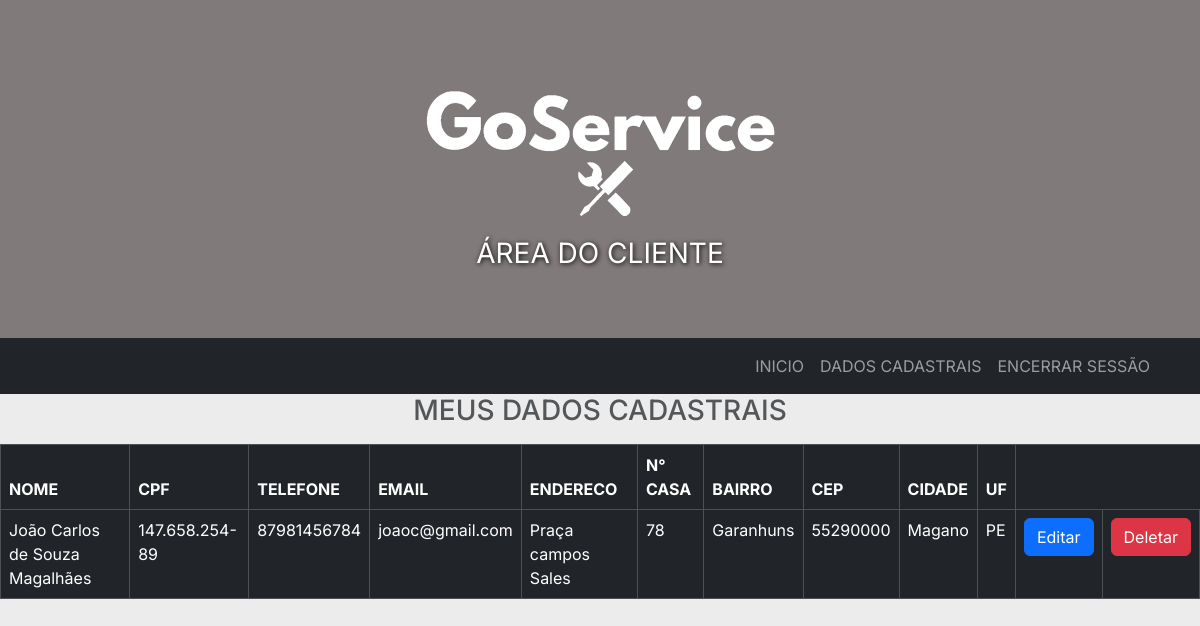
/visual_cliente (signed in), run on an earlier commit of the app's database.
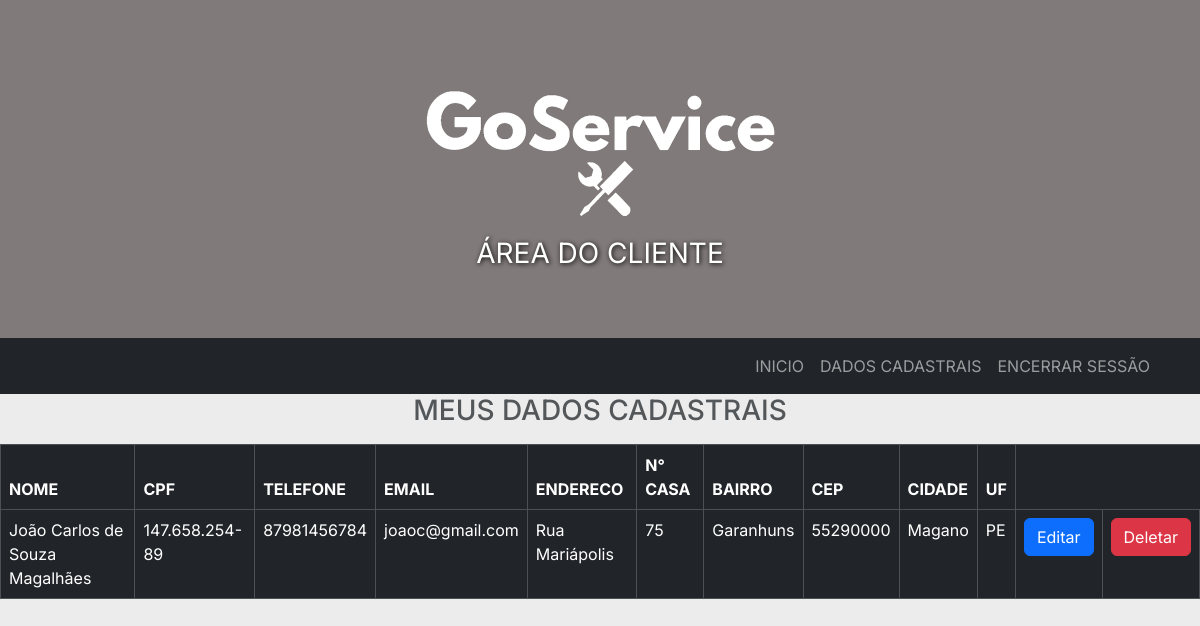
And on a later commit of the database.
### tables this page shows
CREATE TABLE "clientes"(
        "ID_clientes" INTEGER PRIMARY KEY AUTOINCREMENT,
        "nome"      TEXT,
        "email"     TEXT,
        "cpf"       TEXT,
        "telefone"  TEXT,
        "rua"       TEXT,
        "numero"    TEXT,
        "bairro"    TEXT,
        "cidade"    TEXT,
        "estado"    TEXT,
        "cep"       TEXT
        );

### cliente.py (the view)
@bp_clientes.route('/visual_cliente')
def visual_cliente():
    from login import get_id_cliente
    con=sql.connect('goservice.db')
    cur=con.cursor()
    con.row_factory=sql.Row
    id_cliente = get_id_cliente()
    consulta = '''  SELECT cli.ID_clientes, cli.nome, cli.cpf, cli.telefone, cli.email, cli.rua, cli.numero, cli.bairro, cli.cep, cli.cidade, cli.estado
                    FROM clientes AS cli
                    WHERE cli.ID_clientes=?'''
    cur.execute(consulta, (id_cliente,))
    cliente = cur.fetchone()
    con.close()
    return render_template('/clientes/visual_cliente.html', datas=cliente)

### login.py (called while the page is built)
@login_manager.user_loader
def load_user(user_id):
    con = sql.connect('goservice.db')
    cur = con.cursor()
    cur.execute("SELECT * FROM loginProf WHERE username=?", (user_id,))
    user_prof = cur.fetchone()
    if user_prof:
        return User_profiss(user_prof[1])
    cur.execute("SELECT * FROM loginCli WHERE username=?", (user_id,))
    user_cli = cur.fetchone()
    if user_cli:
        return UserCliente(user_cli[1])
    return None

def get_id_cliente():
    con = sql.connect('goservice.db')
    cur = con.cursor()
    cur.execute("SELECT * FROM loginCli WHERE username=?", (current_user.id,))
    id_cli = cur.fetchone()
    return id_cli[0]

### templates/clientes/visual_cliente.html (shortened to what this page needs)
{% extends 'clientes/base/base_servicos.html' %}
{% block customCSS %}
    <link rel="stylesheet" href="{{ url_for('static', filename='css/estilosCli/estilo_servicos.css')}}" >
{% endblock %}
{% block body %}
<h3 class="text-center text-muted mb-3">MEUS DADOS CADASTRAIS</h3>
<table class="table table-bordered table-dark bg-dark tabela" >
    <thead>
      <tr>
        <th scope="col">NOME</th>
        <th scope="col">CPF</th>
        <th scope="col">TELEFONE</th>
        <th scope="col">EMAIL</th>
        <th scope="col">ENDERECO</th>
        <th scope="col">N° CASA</th>
        <th scope="col">BAIRRO</th>
        <th scope="col">CEP</th>
        <th scope="col">CIDADE</th>
        <th scope="col">UF</th>
      </tr>
    </thead>
    <tbody>
      <tr>
        <td>{{ datas[1] }}</td>
        <td>{{ datas[2] }}</td>
        <td>{{ datas[3] }}</td>
        <td>{{ datas[4] }}</td>
        <td>{{ datas[5] }}</td>
        <td>{{ datas[6] }}</td>
        <td>{{ datas[7] }}</td>
        <td>{{ datas[8] }}</td>
        <td>{{ datas[9] }}</td>
        <td>{{ datas[10] }}</td>
        <td><a href="{{url_for('clientes.edit_user', idCli=datas[0])}}" class="btn btn-primary">Editar</a></td>
        <td><a href="{{url_for('clientes.delete_user', idCli=datas[0])}}" class="btn btn-danger" onclick="return confirm('Tem certeza que deseja apagar?')">Deletar</a></td>
      </tr>
    </tbody>
  </table>
{% endblock %}

### templates/clientes/base/base_servicos.html (shortened to what this page needs)
<!DOCTYPE html>
<html lang="pt-br">
<head>
    <link href="https://cdn.jsdelivr.net/npm/bootstrap@5.3.2/dist/css/bootstrap.min.css" rel="stylesheet">
    {% block customCSS %}  {% endblock %}
</head>
<body>
    <div class="container-fluid p-5 text-white text-center" style="background-color: rgb(129, 122, 122);">
        <div class="inicial__pai__logo">
            <img class="inicial__filho__logo" src="{{ url_for('static', filename='img/goservicebr.png')}}" alt="Logo da Empresa GoService">
        </div>
        <p class="parag__pag">ÁREA DO CLIENTE</p>
    </div>
    <nav class="navbar navbar-expand-lg navbar-dark bg-dark ">
        <div class="container">
            <div class="collapse navbar-collapse" id="navbarnNav">
                <ul class="navbar-nav ms-auto">
                    <li class="nav-item">
                        <a class="nav-link" href="{{url_for('login.protectedCli')}}">INICIO</a>
                    </li class="nav-item">
                    <li class="nav-item">
                        <a class="nav-link" href="{{url_for('clientes.visual_cliente')}}">DADOS CADASTRAIS</a>
                    </li>
                    <li class="nav-item">
                        <a class="nav-link" href="{{url_for('login.logout')}}">ENCERRAR SESSÃO</a>
                    </li>
                </ul>
            </div>
        </div>
    </nav>
    {% block body %}
    {% endblock %}
</body>
</html>

### static/css/estilosCli/estilo_servicos.css (style rules this page uses)
:root { --cor-preta: #000; --cor-branca: #FFF; --cor-cinza: #ECECEC; --cor-cinza-escuro: #CBC8C8; --azul-forte: #2f44a9; --cinza-forte: #626262; --fonte-inter: 'Inter', sans-serif; }
* { margin: 0; padding: 0; box-sizing: border-box; }
body { font-family: 'Inter', sans-serif; background-color: var(--cor-cinza); color: var(--cor-preta); }
.parag__pag { font-size: 28px; text-shadow: 1px 1px 5px var(--cor-preta); }
.inicial__pai__logo { padding: 1em 0em 1em 0em; display: flex; justify-content: center; }
.inicial__filho__logo { width: 400px; }

What changed in the data, as far as the page shows it:
changed clientes "João Carlos de Souza Magalhães": rua "Praça campos Sales" → "Rua Mariápolis"; numero "78" → "75"
